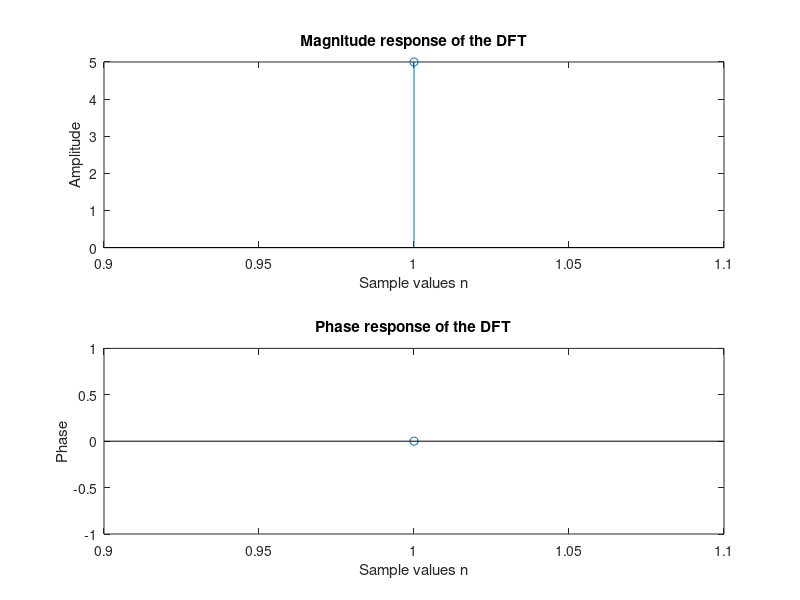

Write MATLAB code to recreate this figure.
 clc;
 clear all;
 close all;
 a=input('Enter the sequence :');
 N=length(a);
 disp('The length of the sequence is:');N
 for k=1:N
    y(k)=0;
    for i=1:N
        y(k)=y(k)+a(i)*exp((-2*pi*j/N)*((i-1)*(k-1)));
    end;
 end;
 k=1:N
 disp('The result is:');y
 figure(1);
 subplot(211);
 stem(k,abs(y(k)));
 xlabel('Sample values n');
 ylabel('Amplitude');
 title('Magnitude response of the DFT');
 subplot(212);
 stem(angle(y(k))*180/pi);
 xlabel('Sample values n');
 ylabel('Phase');
 title('Phase response of the DFT')